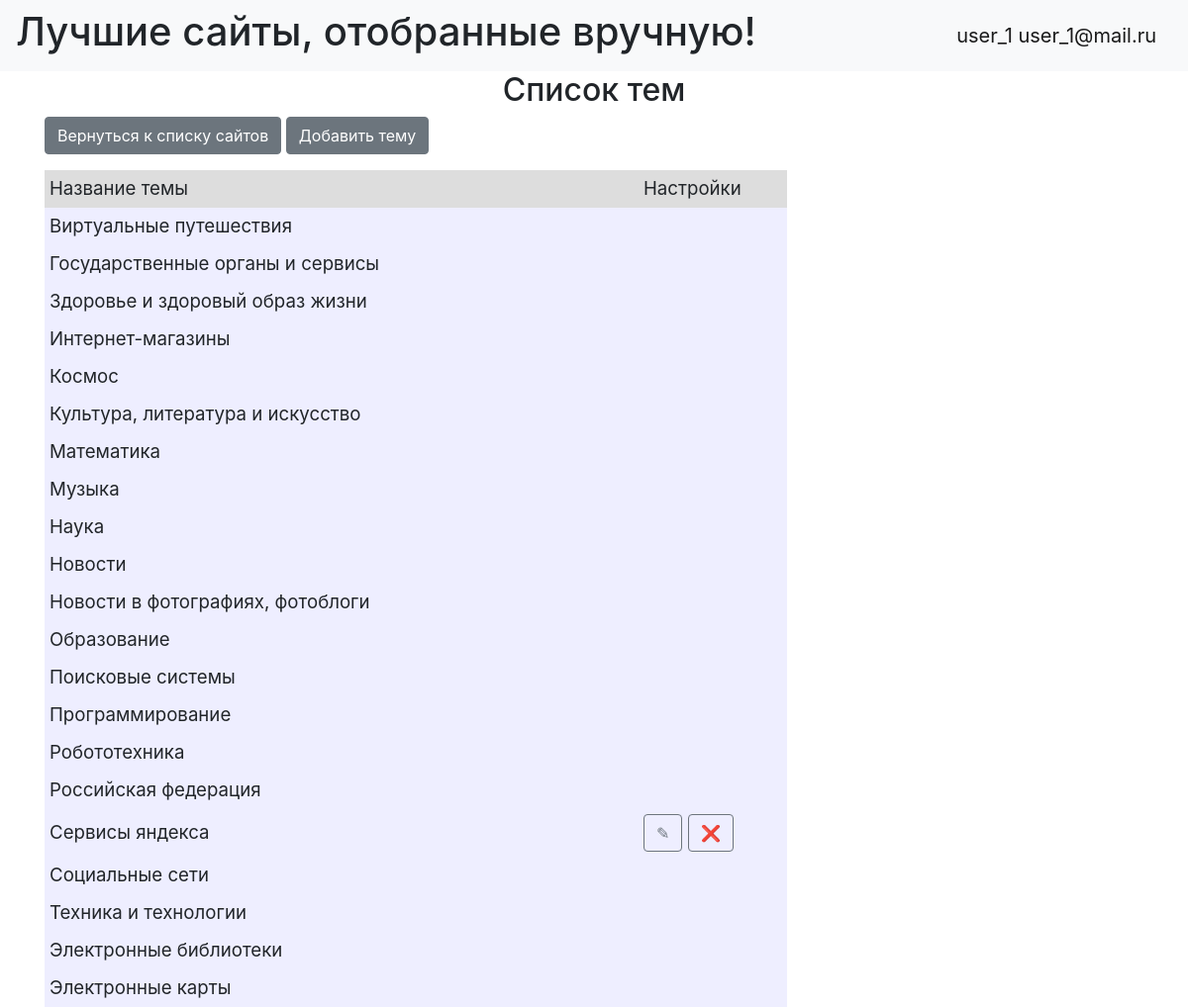
The page /0/topics (signed in) on the database as committed earlier.
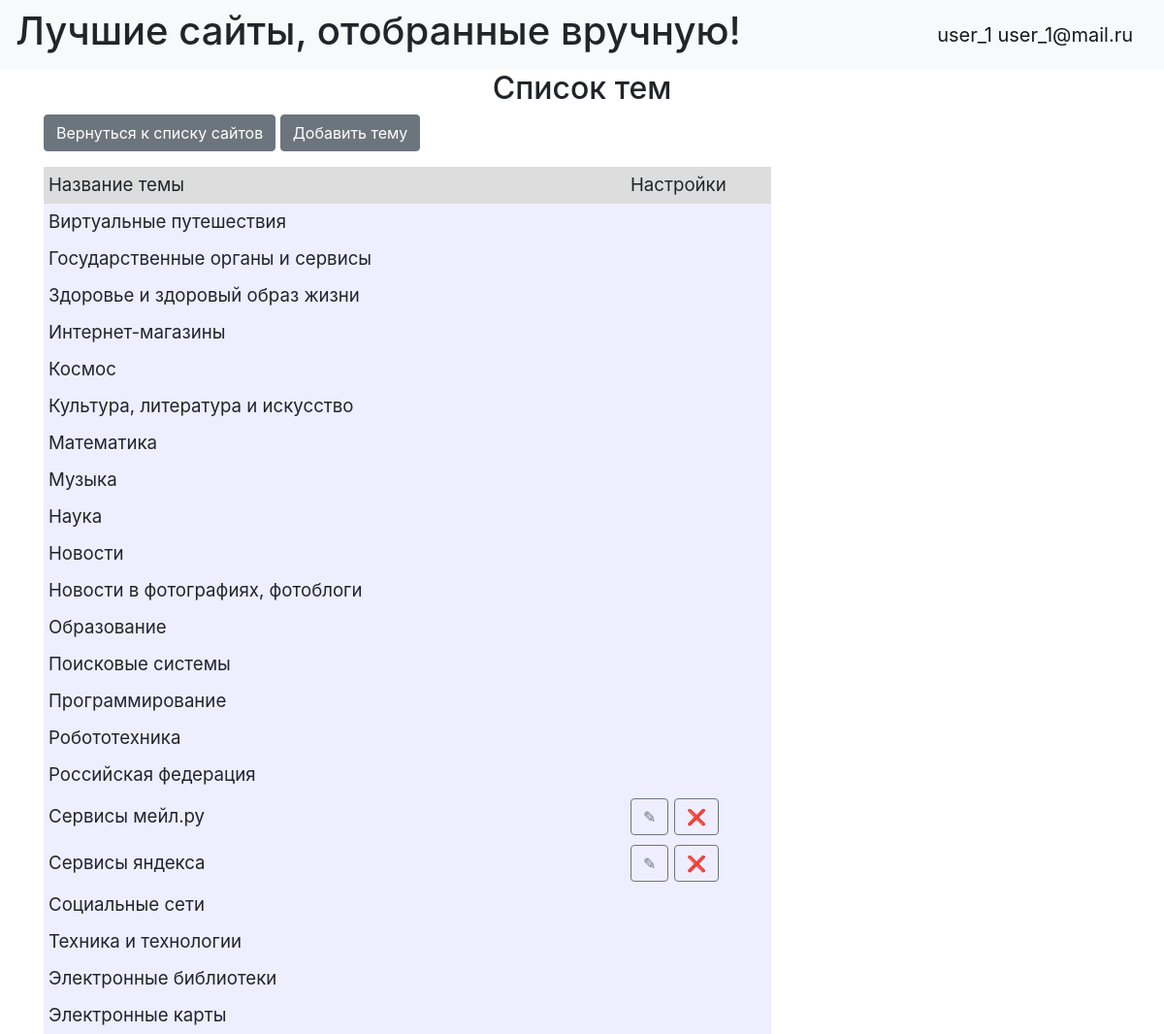
The same page on the database as committed later.
### models/topics.py (models this page shows, shortened)
class Topic(SqlAlchemyBase):
    __tablename__ = 'topics'
    id = sqlalchemy.Column(sqlalchemy.Integer, primary_key=True, autoincrement=True)
    topic_title = sqlalchemy.Column(sqlalchemy.String)
    user_id = sqlalchemy.Column(sqlalchemy.Integer, sqlalchemy.ForeignKey("users.id"))
    user = orm.relation('User')
    site = orm.relation("Site", back_populates='topic')

### main.py (the view)
@app.route("/0/topics")
def topics():
    session = db_session.create_session()
    if current_user.is_authenticated:
        topics = session.query(Topic).filter(Topic.user_id.in_([1, current_user.id]))
    else:
        topics = session.query(Topic).filter(Topic.user_id == 1)
    list_topics = sorted([p for p in topics], key=lambda q: q.topic_title)
    return render_template("topics.html", list_topics=list_topics, title='Список тем',
                            link=url_for('static', filename='css/style.css'))

### main.py (called while the page is built)
@login_manager.user_loader
def load_user(user_id):
    session = db_session.create_session()
    return session.query(User).get(user_id)

### models/db_session.py (called while the page is built)
def create_session() -> Session:
    global __factory
    return __factory()

### templates/topics.html (shortened to what this page needs)
{% extends "base.html" %}
{% block content %}
<h2 align="center">Список тем</h2>
{% if current_user.is_authenticated %}
<p align="justify">
    <a href="/{{0}}/{{0}}" class="btn btn-secondary">Вернуться к списку сайтов</a>
    <a href="add_topic" class="btn btn-secondary">Добавить тему</a></p>
{% endif %}
<div class="table_container">
    <table class="my_table">
        <tr class="my_row">
            <td class="title" width="600px" bgcolor="#dddddd">Название темы</td>
            <td class="title" width="150px" bgcolor="#dddddd">Настройки</td>
        </tr>
        {% for topic in list_topics %}
        <tr class="my_row">
            <td class="ordinary" bgcolor="#eeeeff">{{ topic.topic_title.capitalize() }}</td>
            <td class="ordinary" bgcolor="#eeeeff">
            {% if current_user.is_authenticated and topic.user_id == current_user.id %}
                <div>
                    <a href="/topics/{{ topic.id }}" class="btn btn-outline-secondary">&#9998</a>
                    <a href="/topic_delete/{{ topic.id }}" class="btn btn-outline-secondary">&#10060</a>
                </div>
            {% endif %}
            </td>
        </tr>
        {% endfor %}
    </table>
</div>
{% endblock %}

Rows that differ between the two databases and show on the page:
added Topic: topic_title "Сервисы мейл.ру"
